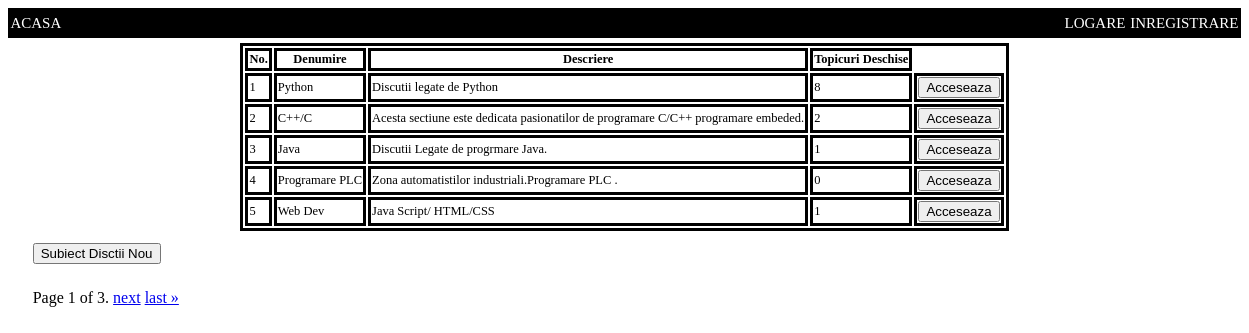
/tweet/home/, run on the app's committed database.
### TWEET/models.py (models this page shows, shortened)
class Board(models.Model):
	nume=models.CharField(max_length=30)
	descriere=models.TextField(max_length=100)

### TWEET/views.py (the view)
# urls.py: 2. Add a URL to urlpatterns:  path('', views.home, name='home')
def home(request):
	boards_querry=Board.objects.all()
	pag_object=Paginator(boards_querry,5)
	page=request.GET.get('page')
	page_obj=pag_object.get_page(page)
	session_enq=request.session
	return render(request,'home.html',{'page_obj':page_obj})

### templates/home.html (shortened to what this page needs)
{% extends 'template.html' %}
{% block content %}
<div class="main_page" >
<table>
	<tr>
		<th>No.
		</th>
		<th>
			Denumire
		</th>
		<th>
			Descriere
		</th>
		<th>
			Topicuri Deschise
		</th>
	</tr>
{% for board in page_obj %}
	<tr>
		<td>
			{{board.pk}}
		</td>
		<td>
			{{board.nume}}
		</td>
		<td>
			{{board.descriere}}
		</td>
		<td>
			{{board.topics.all.count}}
		</td>
		<td>
			 <form action="{% url 'TWEET:board' board.pk  %}" method="get">
                <button type="submit">Acceseaza</button>
             </form>
		</td>
	</tr>
{% endfor %}
</table>
</div>
			<div class="btn_add">
			 <form action="{% url 'TWEET:add_board'  %}" method="get">
                <button type="submit">Subiect Disctii Nou</button>
             </form>
         </div>
	<div class="pagination">
    	<span class="step-links">
        <span class="current">
            Page {{ page_obj.number }} of {{ page_obj.paginator.num_pages }}.
        </span>
        {% if page_obj.has_next %}
            <a href="?page={{ page_obj.next_page_number }}">next</a>
            <a href="?page={{ page_obj.paginator.num_pages }}">last &raquo;</a>
        {% endif %}
    </span>
</div>
 {% endblock %}

### templates/template.html (shortened to what this page needs)
{% load static %}
<!DOCTYPE html>
<html>
<head>
    <link href="{% static 'css/style.css' %}" rel="stylesheet" type="text/css">
</head>
<body>
<div class="navbar">
    <div class="left">
    <div class="button_1"><a href="{% url 'TWEET:home' %}" color="white" >ACASA </a> </div>
    </div>
    <div class="right">
    {% if user.is_authenticated %}
        <p class="nume">
        Utilizator: {{user.username}}
        </p>
        <div class="button_2"><a href="{% url 'ACCOUNTS:logout' %}" color="white" >DELOGARE</a> </div>
    {% else %}
        <div class="button_2"><a href="{% url 'ACCOUNTS:login' %}" color="white" >LOGARE</a> </div>
        <div class="button_3"><a href="{% url 'ACCOUNTS:signup' %}" color="white" >INREGISTRARE </a> </div>
    {% endif %}
    </div>
</div>
       {% block content %}
       {% endblock %}
</body>
</html>

### static/css/style.css (style rules this page uses)
.navbar { height: 30px; font-size: 10px; background-color: black; display: flex; align-items: center; justify-content: center; }
.navbar .left { width: 50%; display: flex; justify-content: left; align-items: center; }
.navbar .right { width: 50%; display: flex; justify-content: right; align-items: center; }
.navbar .button_1 { height: 90%; color: white; text-align: center; margin-left : 0.4%; }
.navbar .button_2 { height: 90%; color: white; text-align: center; margin-right : 0.4%; }
.navbar .button_3 { height: 90%; color: white; text-align: center; margin : 0.4%; }
@media screen and (min-width: 601px) { .navbar .button_1 { font-size: 15px; } }
@media screen and (min-width: 601px) { .navbar .button_2 { font-size: 15px; } }
@media screen and (min-width: 601px) { .navbar .button_3 { font-size: 15px; } }
@media screen and (min-width: 601px) { .main_page { font-size: 1vw; } }
.main_page { width: 100%; display: flex; justify-content: center; }
.main_page table { margin-top: 5px; border-style: solid; border-color: black; border-size: 0.5px; }
.main_page th { border-style: solid; border-color:black; border-size: 0.5px; }
.main_page td { border-style: solid; border-color: black; border-size: 0.5px; }
.main_page tr { border-style: solid; border-color: black; border-size: 0.5px; }
.navbar a { color :white ; text-decoration: none; }
.pagination { padding: 2%; width: 100%; display: flex; justify-content: left; }
.btn_add { margin-left: 2%; margin-top: 1%; width: 100%; display: flex; justify-content: left; }

### data on the page
Board: pk "1", nume "Python", descriere "Discutii legate de Python", topics.all.count "8"
Board: pk "2", nume "C++/C", descriere "Acesta sectiune este dedicata pasionatilor de programare C/C++ programare embeded.", topics.all.count "2"
Board: pk "3", nume "Java", descriere "Discutii Legate de progrmare Java.", topics.all.count "1"
Board: pk "4", nume "Programare PLC", descriere "Zona automatistilor industriali.Programare PLC .", topics.all.count "0"
Board: pk "5", nume "Web Dev", descriere "Java Script/ HTML/CSS", topics.all.count "1"

### other printed values
{{ page_obj.number }} "1"
{{ page_obj.paginator.num_pages }} "3"
